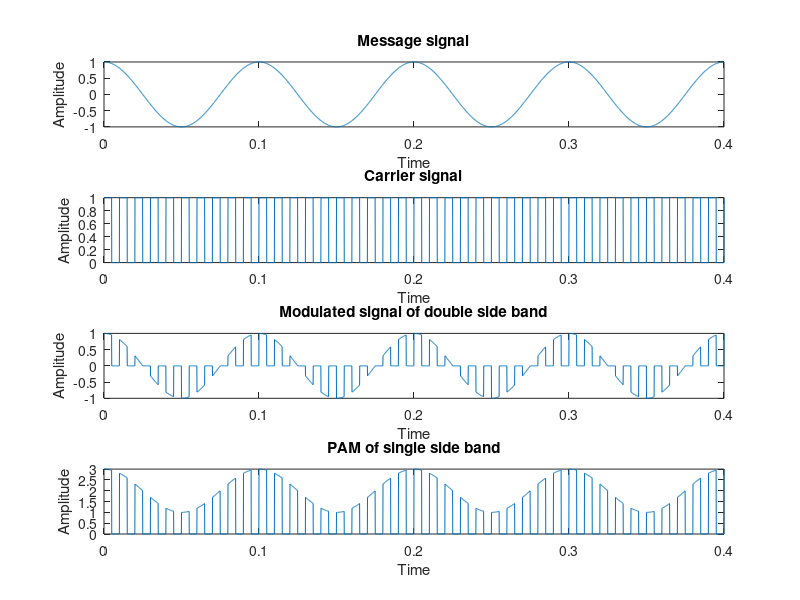

Reproduce this figure in MATLAB.
%T191064
%Md. Zahidul Islam Sifat
clc;
clear all;
close all;
fc=100;
fm=fc/10;
fs=100*fc;
t=0:1/fs:4/fm;
mt=cos(2*pi*fm*t);
ct=0.5*square(2*pi*fc*t)+0.5;
st=mt.*ct;
tt=[ ];
 
for i=1:length(st);
if st(i)==0;
tt=[tt,st(i)];
else
tt=[tt,st(i)+2];
end
end 
subplot(4,1,1);
plot(t,mt);
title('Message signal');
xlabel('Time');
ylabel('Amplitude'); 
subplot(4,1,2);
plot(t,ct);
title('Carrier signal');
xlabel('Time');
ylabel('Amplitude');
 
subplot(4,1,3);
plot(t,st);
title('Modulated signal of double side band');
xlabel('Time');
ylabel('Amplitude');
subplot(4,1,4);
plot(t,tt);
title('PAM of single side band');
xlabel('Time');
ylabel('Amplitude');
